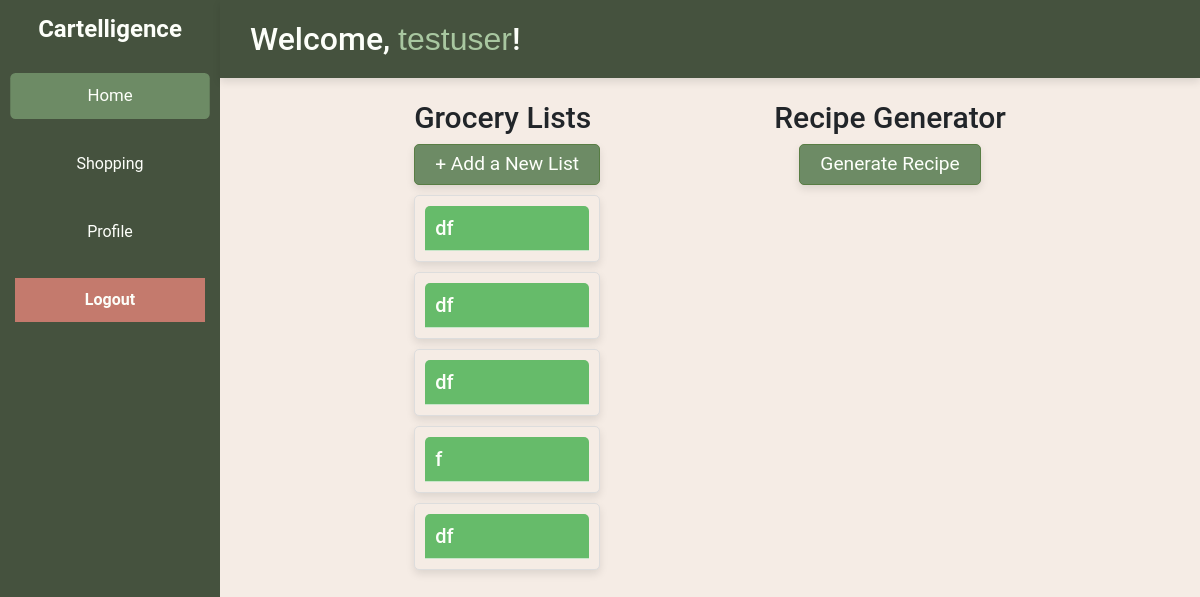
The page /dashboard (signed in) on the database as committed earlier.
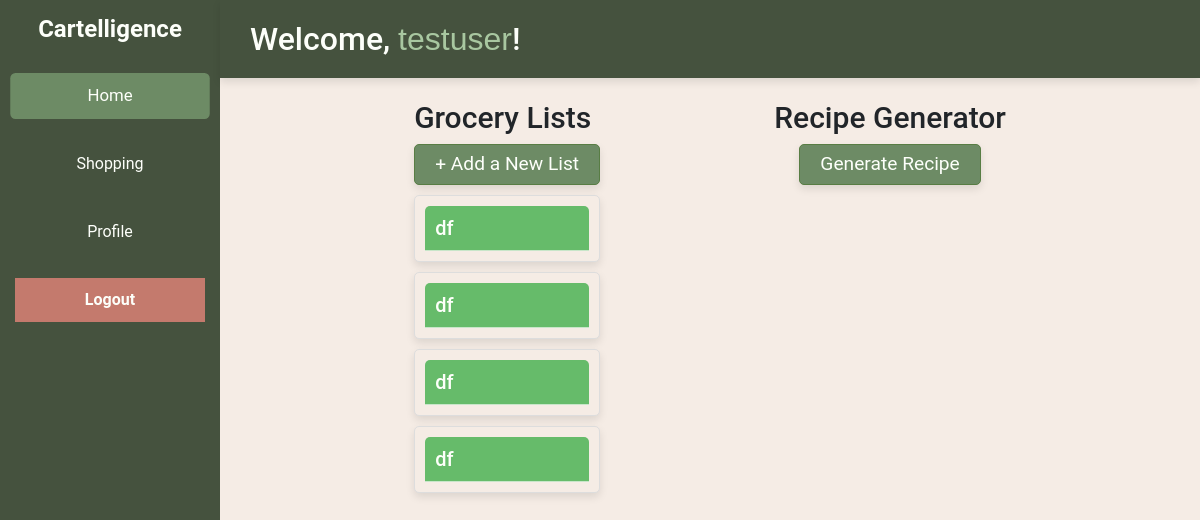
The same page on the database as committed later.
### app.py (models this page shows)
class GroceryList(db.Model):
    id = db.Column(db.Integer, primary_key=True)
    name = db.Column(db.String(100), nullable=False)
    user_id = db.Column(
        db.Integer,
        db.ForeignKey('user.id', name='fk_grocerylist_user'),
        nullable=False
    )
    items = db.relationship('GroceryItem', back_populates='grocery_list', cascade="all, delete-orphan")

### app.py (the view)
@app.route('/dashboard', methods=['GET', 'POST'])
@login_required
def dashboard():
    grocery_lists = GroceryList.query.filter_by(user_id=current_user.id).all()
    return render_template('dashboard.html',
                           username=current_user.username,
                           grocery_lists=grocery_lists)

### app.py (called while the page is built)
@login_manager.user_loader
def load_user(user_id):
    return User.query.get(int(user_id))

### templates/dashboard.html (shortened to what this page needs)
{% extends "base.html" %}
{% block content %}
<!DOCTYPE html>
<html lang="en">
<head>
    <link href="https://cdn.jsdelivr.net/npm/bootstrap@5.3.1/dist/css/bootstrap.min.css" rel="stylesheet">
    <link href="{{ url_for('static', filename='css/styles.css') }}" rel="stylesheet">
</head>
<body style="background-color: #f5ece5; font-family: 'Roboto', sans-serif;">
    <div class="topbar">
        <h2 style="margin: 0;">Welcome, <span style="font-family: 'Arial', sans-serif; color: #a8c7a0;">{{ username }}</span>!</h2>
    </div>
    <div class="content">
        <div aria-live="polite" aria-atomic="true" class="position-relative">
            <div class="toast-container position-fixed top-0 end-0 p-3">
            </div>
          </div>
        <div id="home-section" class="section">
            <div class="header-container">
                <div class="lists-container">
                    <h1 style="font-size: 30px;">Grocery Lists</h1>
                    <button type="button" class="btn add-food-list-btn" data-bs-toggle="modal" data-bs-target="#listModal">
                        + Add a New List
                    </button>
                    <div class="cards-container">
                        {% for list in grocery_lists %}
                        <div class="card grocery-list-card">
                            <div class="card-header" style="cursor: pointer;" onclick="toggleCardBody(this)">
                                <h5>{{ list.name }}</h5>
                            </div>
                        </div>
                        {% endfor %}
                    </div>
                </div>
                <div class="recipes-container">
                    <h1 style="font-size: 30px;" class="recipe-header">Recipe Generator</h1>
                    <button type="button" class="btn ai-generate-btn" onclick="generateRecipe()">
                        Generate Recipe
                    </button>
                    <div id="ai-output"></div>
                </div>
            </div>
    </div>
</body>
</html>
{% endblock %}

Rows that differ between the two databases and show on the page:
removed GroceryList: name "f"
